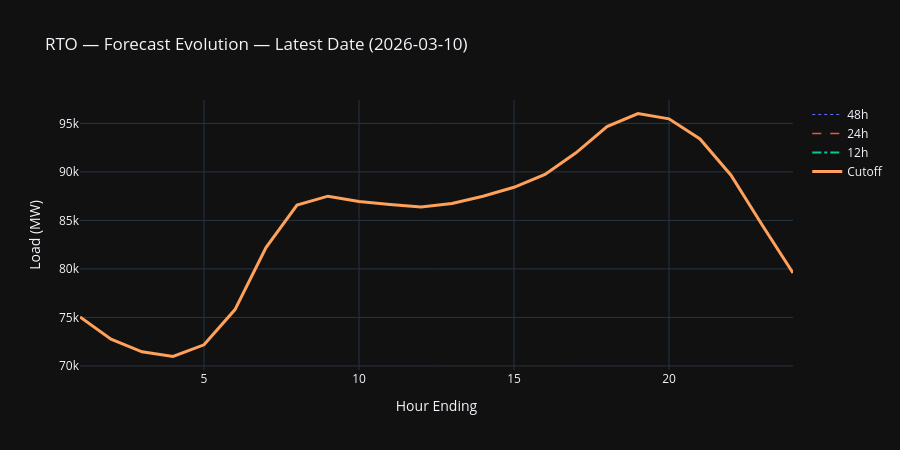

Source (notebook cell):
### Markdown cell above
## 3. Forecast Evolution — Cutoff vs Lookbacks

### Code cell
# Overlay 48h -> 24h -> 12h -> cutoff for the latest forecast_date
latest_date = df["forecast_date"].max()
df_latest = df[df["forecast_date"] == latest_date].copy().sort_values("hour_ending")

colors = {"48h": "#636EFA", "24h": "#EF553B", "12h": "#00CC96", "Cutoff": "#FFA15A"}
dashes = {"48h": "dot", "24h": "dash", "12h": "dashdot", "Cutoff": "solid"}

fig = go.Figure()
for label, col, width in [
    ("48h", "load_mw_48h", 1),
    ("24h", "load_mw_24h", 1.5),
    ("12h", "load_mw_12h", 2),
    ("Cutoff", "cutoff_load_mw", 3),
]:
    fig.add_trace(
        go.Scatter(
            x=df_latest["hour_ending"],
            y=df_latest[col],
            name=label,
            line=dict(color=colors[label], dash=dashes[label], width=width),
        )
    )

fig.update_layout(
    height=450,
    template="plotly_dark",
    title=f"RTO — Forecast Evolution — Latest Date ({latest_date})",
    xaxis_title="Hour Ending",
    yaxis_title="Load (MW)",
)
fig.show()

### Figure 1 — Plotly figure (JSON) as saved in the notebook; plotly's stock layout.template omitted (floating-point values rounded to 4 significant figures)
{"data": [{"line": {"color": "#636EFA", "dash": "dot", "width": 1}, "name": "48h", "type": "scatter", "x": [1, 2, 3, 4, 5, 6, 7, 8, 9, 10, 11, 12, 13, 14, 15, 16, 17, 18, 19, 20, 21, 22, 23, 24], "y": [NaN, NaN, NaN, NaN, NaN, NaN, NaN, NaN, NaN, NaN, NaN, NaN, NaN, NaN, NaN, NaN, NaN, NaN, NaN, NaN, NaN, NaN, NaN, NaN]}, {"line": {"color": "#EF553B", "dash": "dash", "width": 1.5}, "name": "24h", "type": "scatter", "x": [1, 2, 3, 4, 5, 6, 7, 8, 9, 10, 11, 12, 13, 14, 15, 16, 17, 18, 19, 20, 21, 22, 23, 24], "y": [NaN, NaN, NaN, NaN, NaN, NaN, NaN, NaN, NaN, NaN, NaN, NaN, NaN, NaN, NaN, NaN, NaN, NaN, NaN, NaN, NaN, NaN, NaN, NaN]}, {"line": {"color": "#00CC96", "dash": "dashdot", "width": 2}, "name": "12h", "type": "scatter", "x": [1, 2, 3, 4, 5, 6, 7, 8, 9, 10, 11, 12, 13, 14, 15, 16, 17, 18, 19, 20, 21, 22, 23, 24], "y": [NaN, NaN, NaN, NaN, NaN, NaN, NaN, NaN, NaN, NaN, NaN, NaN, NaN, NaN, NaN, NaN, NaN, NaN, NaN, NaN, NaN, NaN, NaN, NaN]}, {"line": {"color": "#FFA15A", "dash": "solid", "width": 3}, "name": "Cutoff", "type": "scatter", "x": [1, 2, 3, 4, 5, 6, 7, 8, 9, 10, 11, 12, 13, 14, 15, 16, 17, 18, 19, 20, 21, 22, 23, 24], "y": [75060.0, 72760.0, 71460.0, 70970.0, 72180.0, 75810.0, 82190.0, 86590.0, 87500.0, 86940.0, 86640.0, 86380.0, 86740.0, 87500.0, 88410.0, 89730.0, 91970.0, 94670.0, 96020.0, 95470.0, 93400.0, 89660.0, 84550.0, 79580.0]}], "layout": {"height": 450, "title": {"text": "RTO — Forecast Evolution — Latest Date (2026-03-10)"}, "xaxis": {"title": {"text": "Hour Ending"}}, "yaxis": {"title": {"text": "Load (MW)"}}}}
